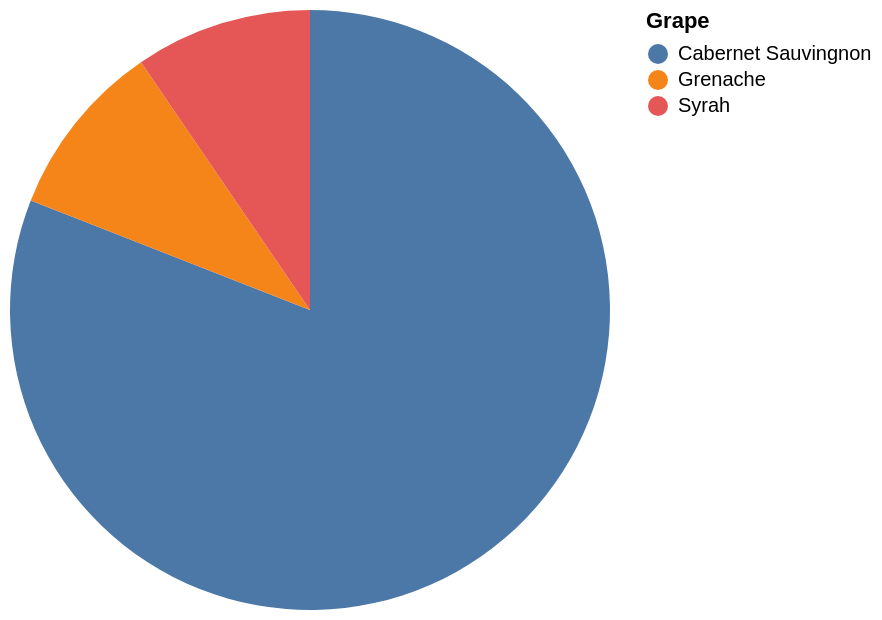

Vega-Lite specification for this chart:
### Vega-Lite specification from a JSON file in a GitHub repository (floating-point values rounded to 4 significant figures)
{"data": {"values": [{"x_data": "Cabernet Sauvingnon", "y_data": 17}, {"x_data": "Grenache", "y_data": 2}, {"x_data": "Syrah", "y_data": 2}]}, "mark": "arc", "encoding": {"theta": {"field": "y_data", "type": "quantitative", "title": "COUNT(Grape)"}, "color": {"field": "x_data", "type": "nominal", "title": "Grape"}}}
